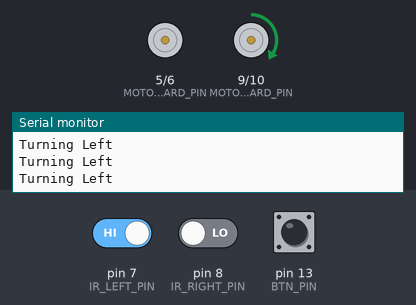
Simulated run of this sketch. Board: Arduino Uno, built with avr-gcc and run on an emulated ATmega328P. Shown: motor-driver pin pairs drawn as motors (green arrow = first pin HIGH = forward, orange = second pin HIGH = backward, longer = more drive), the last lines printed to the serial monitor. Inputs (shaded band) come from the test bench; at power-on: pin 7 (IR_LEFT_PIN) HIGH, pin 8 (IR_RIGHT_PIN) LOW, pin 13 (BTN_PIN) HIGH.

Above: at 1.2 s.
1.3 s: pin 7 (IR_LEFT_PIN) driven LOW
At 1.6 s:
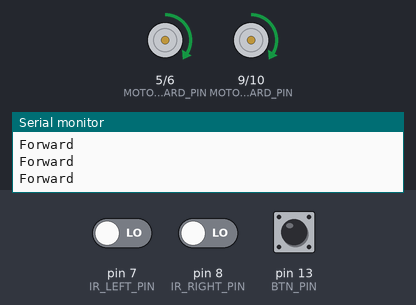
2.8 s: pin 8 (IR_RIGHT_PIN) driven HIGH
At 4.0 s:
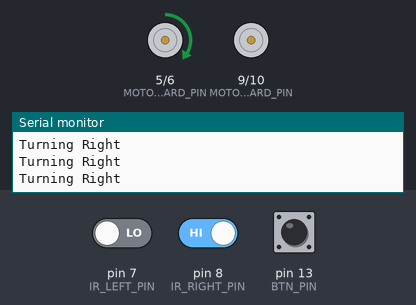
4.3 s: pin 13 (BTN_PIN) pulled LOW for 0.15 s
At 5.4 s:
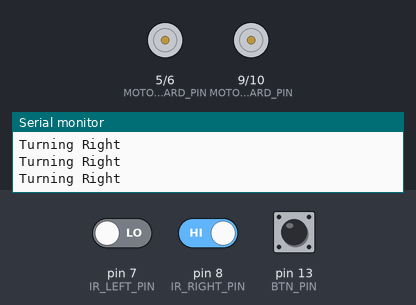
6.0 s: pin 13 (BTN_PIN) pulled LOW for 1 s
At 8.3 s:
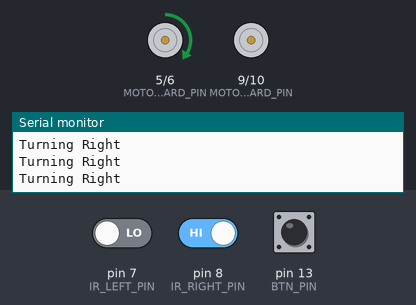
10.0 s: pin 13 (BTN_PIN) pulled LOW for 3.2 s
At 13.7 s:
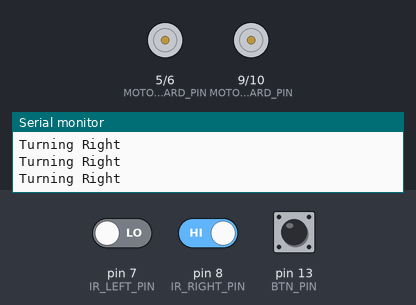
14.7 s: pin 13 (BTN_PIN) pulsed LOW 5 times (0.12 s each, 0.3 s apart)
At 15.03 s:
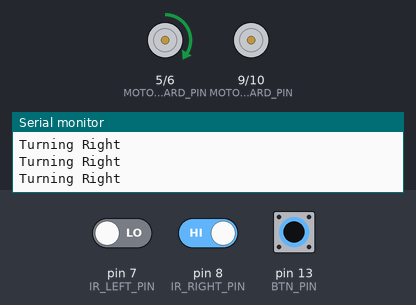
Timing chart, 0 to 17.7 s (numbered marks = the images above; inputs shaded):
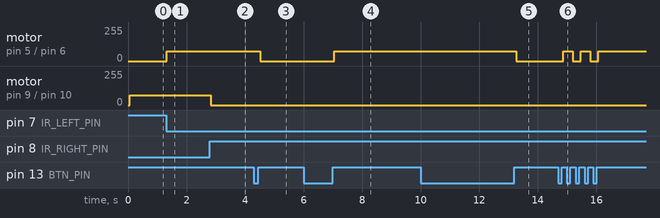

Measured:
- after the input at 1.3 s, motor on pin 5 (MOTOR_LEFT_FORWARD_PIN) / pin 6 (MOTOR_LEFT_BACKWARD_PIN): stopped → forward 75/255 at once
- after the input at 2.8 s, motor on pin 9 (MOTOR_RIGHT_FORWARD_PIN) / pin 10 (MOTOR_RIGHT_BACKWARD_PIN): forward 75/255 → stopped at once
- after the input at 4.3 s, motor on pin 5 (MOTOR_LEFT_FORWARD_PIN) / pin 6 (MOTOR_LEFT_BACKWARD_PIN): forward 75/255 → stopped after 0.22 s
- after the input at 6.0 s, motor on pin 5 (MOTOR_LEFT_FORWARD_PIN) / pin 6 (MOTOR_LEFT_BACKWARD_PIN): stopped → forward 75/255 after 1.1 s
- after the input at 10.0 s, motor on pin 5 (MOTOR_LEFT_FORWARD_PIN) / pin 6 (MOTOR_LEFT_BACKWARD_PIN): forward 75/255 → stopped after 3.3 s
- after the input at 14.7 s, motor on pin 5 (MOTOR_LEFT_FORWARD_PIN) / pin 6 (MOTOR_LEFT_BACKWARD_PIN): alternates forward 75/255 for 0.32 s and stopped for 0.28 s, 5 changes in all, then stays forward 75/255, starting after 0.17 s

The sketch:

Robot.ino
```cpp
// Team and Software Lead = Sovit Bhandari


// Pin definitions for button, IR sensors, and motors
const int BTN_PIN = 13;
const int IR_LEFT_PIN = 7;
const int IR_RIGHT_PIN = 8;

const int MOTOR_LEFT_FORWARD_PIN = 5;
const int MOTOR_LEFT_BACKWARD_PIN = 6;
const int MOTOR_RIGHT_FORWARD_PIN = 9;
const int MOTOR_RIGHT_BACKWARD_PIN = 10;

// Variables to manage robot state and button debouncing
bool isRobotOn = false;
bool isButtonPressed = false;
int lastButtonState = LOW;
unsigned long lastDebounceTime = 0;
const unsigned long debounceDelay = 50;

void setup() {
  // Initialize pins for inputs and outputs
  pinMode(BTN_PIN, INPUT_PULLUP);
  pinMode(IR_LEFT_PIN, INPUT);
  pinMode(IR_RIGHT_PIN, INPUT);

  pinMode(MOTOR_LEFT_FORWARD_PIN, OUTPUT);
  pinMode(MOTOR_LEFT_BACKWARD_PIN, OUTPUT);
  pinMode(MOTOR_RIGHT_FORWARD_PIN, OUTPUT);
  pinMode(MOTOR_RIGHT_BACKWARD_PIN, OUTPUT);

  // Set up serial communication for debugging
  Serial.begin(9600);
}

void loop() {
  // Debounce logic to handle button state changes
  int buttonState = digitalRead(BTN_PIN);
  if (buttonState != lastButtonState) {
    lastDebounceTime = millis();
  }
  if ((millis() - lastDebounceTime) > debounceDelay) {
    if (buttonState != isButtonPressed) {
      isButtonPressed = buttonState;
      if (isButtonPressed == HIGH) {
        isRobotOn = !isRobotOn;
      }
    }
  }
  lastButtonState = buttonState;

  // Robot movement logic when it is turned on
  if (isRobotOn) {
    int irLeftValue = digitalRead(IR_LEFT_PIN);
    int irRightValue = digitalRead(IR_RIGHT_PIN);

    // Move forward if both sensors detect the line
    if (irLeftValue == LOW && irRightValue == LOW) {
      Serial.println("Forward");
      analogWrite(MOTOR_LEFT_FORWARD_PIN, 75);
      digitalWrite(MOTOR_LEFT_BACKWARD_PIN, LOW);
      analogWrite(MOTOR_RIGHT_FORWARD_PIN, 75);
      digitalWrite(MOTOR_RIGHT_BACKWARD_PIN, LOW);
    }
    // Turn left if only the right sensor detects the line
    else if (irLeftValue == HIGH && irRightValue == LOW) {
      Serial.println("Turning Left");
      analogWrite(MOTOR_LEFT_FORWARD_PIN, 0);
      digitalWrite(MOTOR_LEFT_BACKWARD_PIN, LOW);
      analogWrite(MOTOR_RIGHT_FORWARD_PIN, 75);
      digitalWrite(MOTOR_RIGHT_BACKWARD_PIN, LOW);
    }
    // Turn right if only the left sensor detects the line
    else if (irLeftValue == LOW && irRightValue == HIGH) {
      Serial.println("Turning Right");
      analogWrite(MOTOR_LEFT_FORWARD_PIN, 75);
      digitalWrite(MOTOR_LEFT_BACKWARD_PIN, LOW);
      analogWrite(MOTOR_RIGHT_FORWARD_PIN, 0);
      digitalWrite(MOTOR_RIGHT_BACKWARD_PIN, LOW);
    }
    // Stop the robot when no line is detected
    else {
      Serial.println("Stop");
      analogWrite(MOTOR_LEFT_FORWARD_PIN, 0);
      digitalWrite(MOTOR_LEFT_BACKWARD_PIN, LOW);
      analogWrite(MOTOR_RIGHT_FORWARD_PIN, 0);
      digitalWrite(MOTOR_RIGHT_BACKWARD_PIN, LOW);
    }
  } else {
    // Stop all motors when the robot is off
    analogWrite(MOTOR_LEFT_FORWARD_PIN, 0);
    digitalWrite(MOTOR_LEFT_BACKWARD_PIN, LOW);
    analogWrite(MOTOR_RIGHT_FORWARD_PIN, 0);
    digitalWrite(MOTOR_RIGHT_BACKWARD_PIN, LOW);
  }
}
```
